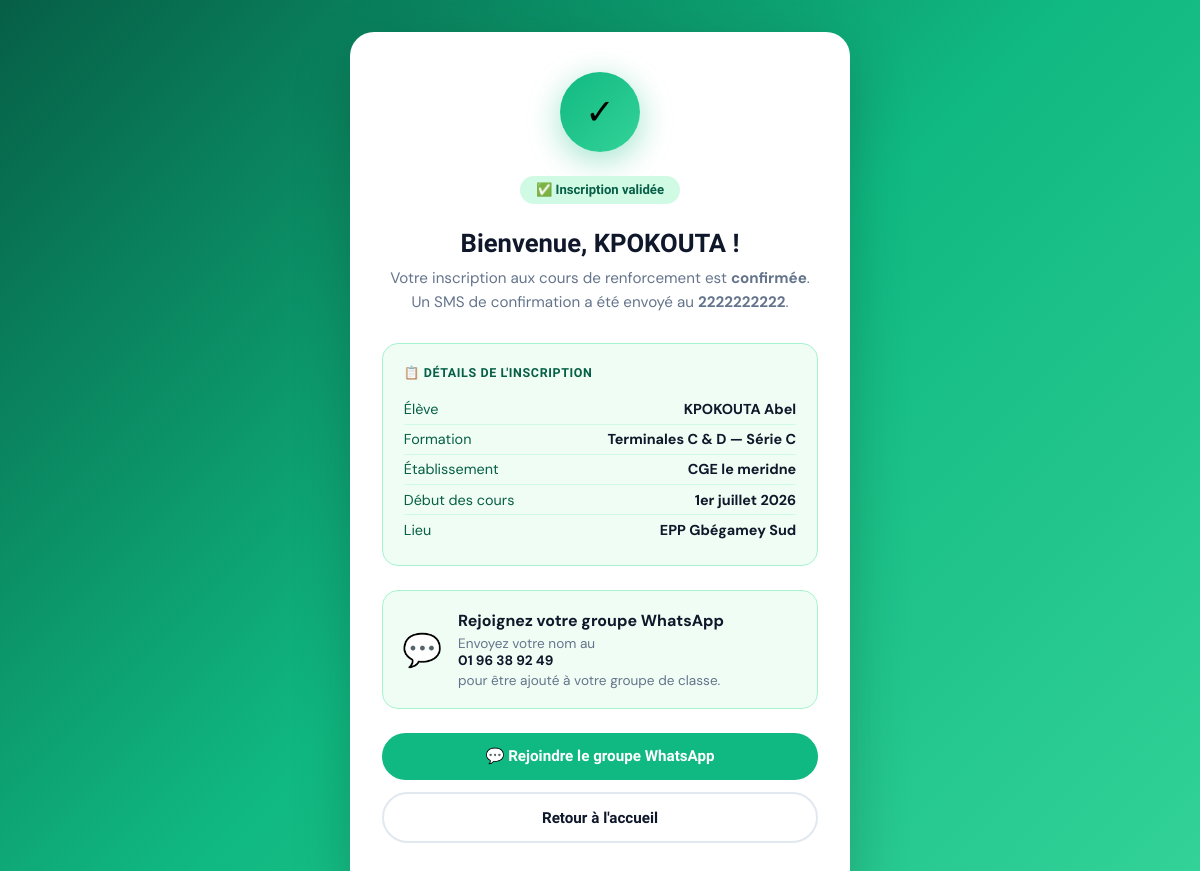
Page /inscription/5/ok/ on the committed database.
### enrollments/models.py (models this page shows, shortened)
class Enrollment(models.Model):
    TYPE_CHOICES = [
        ('eleve',  "L'élève lui-même"),
        ('parent', 'Un parent / tuteur'),
    ]
    LEVEL_CHOICES = [
        ('3eme', '3ème'),
        ('1ere', '1ères C & D'),
        ('tle',  'Terminales C & D'),
    ]
    SERIE_CHOICES = [
        ('C', 'Série C'),
        ('D', 'Série D'),
    ]
    STATUS_CHOICES = [
        ('pending',   'En attente de paiement'),
        ('active',    'Inscrit — Paiement confirmé'),
        ('cancelled', 'Annulé'),
    ]
    PHONE_OWNER_CHOICES = [
        ('eleve',  "L'élève"),
        ('pere',   'Le père'),
        ('mere',   'La mère'),
        ('tuteur', 'Un tuteur'),
    ]
    registrant_type = models.CharField(
        max_length=10, choices=TYPE_CHOICES, default='eleve',
        verbose_name="Qui s'inscrit"
    )
    last_name  = models.CharField(max_length=100, verbose_name="Nom de l'élève")
    first_name = models.CharField(max_length=100, verbose_name="Prénom(s) de l'élève")
    school     = models.CharField(max_length=200, verbose_name="Établissement scolaire")
    phone       = models.CharField(max_length=20, verbose_name="Numéro de contact")
    phone_owner = models.CharField(
        max_length=10, choices=PHONE_OWNER_CHOICES, default='eleve',
        verbose_name="Ce numéro appartient à"
    )
    level = models.CharField(max_length=10, choices=LEVEL_CHOICES, verbose_name="Niveau")
    serie = models.CharField(
        max_length=1, choices=SERIE_CHOICES,
        blank=True, default='',
        verbose_name="Série"
    )
    parent_name  = models.CharField(max_length=200, blank=True, verbose_name="Nom du parent / tuteur")
    parent_phone = models.CharField(max_length=20,  blank=True, verbose_name="Téléphone du parent")
    status     = models.CharField(
        max_length=20, choices=STATUS_CHOICES, default='pending',
        verbose_name="Statut"
    )
    created_at = models.DateTimeField(auto_now_add=True, verbose_name="Date d'inscription")
    updated_at = models.DateTimeField(auto_now=True)
    class Meta:
        verbose_name        = "Inscription"
        verbose_name_plural = "Inscriptions"
        ordering            = ['-created_at']
    @property
    def full_name(self):
        return f"{self.first_name} {self.last_name}".strip()
    @property
    def level_serie(self):
        if self.level == '3eme':
            return self.get_level_display()
        return f"{self.get_level_display()} — Série {self.serie}"
    @property
    def contact_phone(self):
        return self.parent_phone if self.parent_phone else self.phone

### enrollments/views.py (the view)
# urls.py: path('inscription/<int:pk>/ok/', views.enrollment_success_view, name='success'),
def enrollment_success_view(request, pk):
    enrollment = get_object_or_404(Enrollment, pk=pk)
    return render(request, 'enrollments/success.html', {'enrollment': enrollment})

### enrollments/templates/enrollments/success.html (shortened to what this page needs)
{% load static %}
<!DOCTYPE html>
<html lang="fr">
<head>
</head>
<body>
<div class="card">
  <div class="check-circle">✓</div>
  <div class="badge-active">✅ Inscription validée</div>
  <h1>Bienvenue, {{ enrollment.first_name }} !</h1>
  <p class="subtitle">
    Votre inscription aux cours de renforcement est <strong>confirmée</strong>.
    Un SMS de confirmation a été envoyé au <strong>{{ enrollment.contact_phone }}</strong>.
  </p>
  <div class="info-card">
    <div class="info-title">📋 Détails de l'inscription</div>
    <div class="info-row">
      <span class="info-key">Élève</span>
      <span class="info-val">{{ enrollment.full_name }}</span>
    </div>
    <div class="info-row">
      <span class="info-key">Formation</span>
      <span class="info-val">{{ enrollment.level_serie }}</span>
    </div>
    <div class="info-row">
      <span class="info-key">Établissement</span>
      <span class="info-val">{{ enrollment.school }}</span>
    </div>
    <div class="info-row">
      <span class="info-key">Début des cours</span>
      <span class="info-val">1er juillet 2026</span>
    </div>
    <div class="info-row">
      <span class="info-key">Lieu</span>
      <span class="info-val">EPP Gbégamey Sud</span>
    </div>
  </div>
  <div class="whatsapp-box">
    <span class="wa-icon">💬</span>
    <div class="wa-text">
      <strong>Rejoignez votre groupe WhatsApp</strong>
      <p>Envoyez votre nom au <strong>01 96 38 92 49</strong> pour être ajouté à votre groupe de classe.</p>
    </div>
  </div>
  <a href="https://wa.me/22996389249?text=Bonjour%2C+je+suis+{{ enrollment.full_name|urlencode }}+inscrit(e)+en+{{ enrollment.level_serie|urlencode }}.+Je+souhaite+rejoindre+le+groupe+WhatsApp."
     target="_blank" class="btn btn-green">
    💬 Rejoindre le groupe WhatsApp
  </a>
  <a href="{% url 'core:index' %}" class="btn btn-outline">
    Retour à l'accueil
  </a>
</div>
</body>
</html>

### enrollments/templates/enrollments/success.html (style rules this page uses)
:root { --blue:#1a56db; --green:#10b981; --gold:#f59e0b; --navy:#0f172a; --gray:#64748b; }
*, *::before, *::after { box-sizing:border-box; margin:0; padding:0; }
body { font-family:'DM Sans',sans-serif; min-height:100vh; background:linear-gradient(135deg,#065f46,#10b981,#34d399); display:flex; align-items:center; justify-content:center; padding:2rem 1rem; }
.card { background:white; border-radius:24px; max-width:500px; width:100%; padding:2.5rem 2rem; text-align:center; box-shadow:0 20px 60px rgba(0,0,0,.2); }
.check-circle { width:80px; height:80px; border-radius:50%; background:linear-gradient(135deg,#10b981,#34d399); display:flex; align-items:center; justify-content:center; margin:0 auto 1.5rem; font-size:2.2rem; box-shadow:0 8px 32px rgba(16,185,129,.4); animation: pop .5s cubic-bezier(.175,.885,.32,1.275); }
h1 { font-family:'Sora',sans-serif; font-size:1.6rem; font-weight:800; color:var(--navy); margin-bottom:.5rem; }
.subtitle { color:var(--gray); font-size:.95rem; margin-bottom:1.8rem; line-height:1.6; }
.info-card { background:#f0fdf4; border:1.5px solid #a7f3d0; border-radius:16px; padding:1.3rem; margin-bottom:1.5rem; text-align:left; }
.info-title { font-family:'Sora',sans-serif; font-size:.78rem; font-weight:700; color:#065f46; text-transform:uppercase; letter-spacing:.05em; margin-bottom:.9rem; }
.info-row { display:flex; justify-content:space-between; align-items:baseline; padding:.35rem 0; font-size:.9rem; border-bottom:1px solid #d1fae5; }
.info-row:last-child { border:none; }
.info-key { color:#065f46; }
.info-val { font-weight:700; color:var(--navy); }
.whatsapp-box { background:#f0fdf4; border:1.5px solid #a7f3d0; border-radius:16px; padding:1.2rem; margin-bottom:1.5rem; display:flex; align-items:center; gap:1rem; text-align:left; }
.wa-icon { font-size:2rem; flex-shrink:0; }
.wa-text p { font-size:.85rem; color:var(--gray); }
.wa-text strong { color:var(--navy); display:block; margin-bottom:.2rem; }
.badge-active { display:inline-flex; align-items:center; gap:.4rem; background:#d1fae5; color:#065f46; padding:.4rem 1rem; border-radius:50px; font-family:'Sora',sans-serif; font-size:.82rem; font-weight:700; margin-bottom:1.5rem; }
.btn { display:block; width:100%; padding:.9rem; border-radius:50px; text-decoration:none; font-family:'Sora',sans-serif; font-weight:700; font-size:.95rem; transition:transform .15s; margin-bottom:.8rem; }
.btn-green { background:var(--green); color:white; }
.btn-outline { border:2px solid #e2e8f0; color:var(--navy); }

### rows in the picture
Enrollment: first_name "KPOKOUTA", contact_phone "2222222222", full_name "KPOKOUTA Abel", level_serie "Terminales C & D — Série C", school "CGE le meridne"
